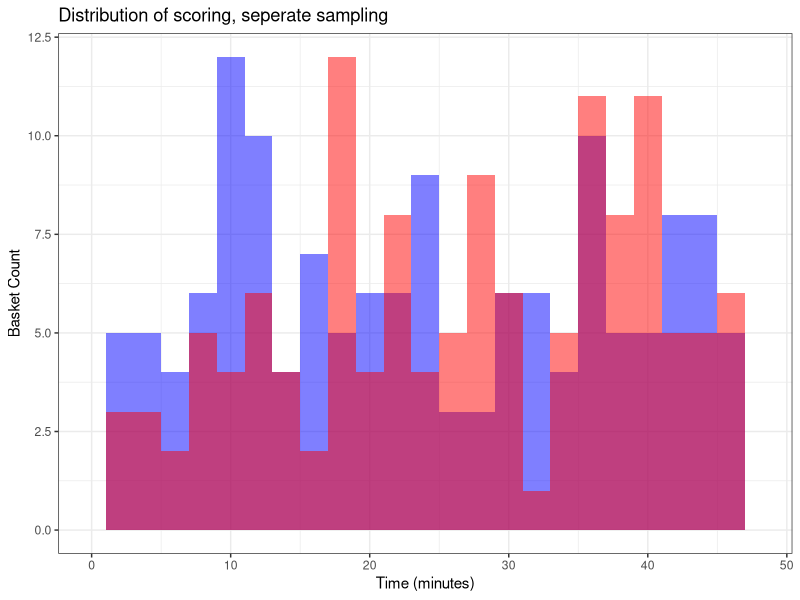

Here is the R script that generated this plot:
#Simulate one 48-minute game with λ = 3/minute by simulating separate exponential interarrival
#times for team A and B, and plotting red and blue vertical bars representing the time baskets
#are scored for teams A and B for t ∈ [0, 48].

library(ggplot2)

lambda = 3
interA = c()
interB = c()

A = c()
B = c()

while (sum(interA)<=48){
  interA = c(interA,rexp(1,lambda))
  A = c(A, sum(interA))
}

while (sum(interB)<=48){
  interB = c(interB,rexp(1,lambda))
  B = c(B, sum(interB))
}

ggplot() +
  geom_histogram(aes(x = A),alpha = .5, fill = "blue",linewidth = .7,binwidth = 2)+
  geom_histogram(aes(x = B),alpha = .5, fill = "red",linewidth = .7,binwidth = 2) +
  scale_x_continuous(limits = c(0, 48))+
  labs(
    title = "Distribution of scoring, seperate sampling",
    x = "Time (minutes)",
    y= "Basket Count"
  ) + theme_bw()
